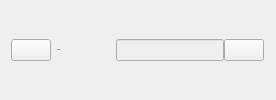
        <widget class="QWidget" name="topHeader" native="true">
         <property name="minimumSize">
          <size>
           <width>0</width>
           <height>0</height>
          </size>
         </property>
         <property name="styleSheet">
          <string notr="true"/>
         </property>
         <layout class="QHBoxLayout" name="horizontalLayout_6">
          <property name="rightMargin">
           <number>0</number>
          </property>
          <item>
           <widget class="QPushButton" name="toggleMenu">
            <property name="text">
             <string/>
            </property>
            <property name="icon">
             <iconset resource="assets/resourse.qrc">
              <normaloff>:/icons/icons/menu-burger.png</normaloff>:/icons/icons/menu-burger.png</iconset>
            </property>
            <property name="iconSize">
             <size>
              <width>20</width>
              <height>20</height>
             </size>
            </property>
            <property name="checkable">
             <bool>true</bool>
            </property>
           </widget>
          </item>
          <item>
           <widget class="QLabel" name="label_28">
            <property name="font">
             <font>
              <pointsize>-1</pointsize>
              <weight>50</weight>
              <italic>false</italic>
              <bold>false</bold>
             </font>
            </property>
            <property name="text">
             <string>Reports</string>
            </property>
           </widget>
          </item>
          <item>
           <spacer name="horizontalSpacer">
            <property name="orientation">
             <enum>Qt::Horizontal</enum>
            </property>
            <property name="sizeHint" stdset="0">
             <size>
              <width>40</width>
              <height>20</height>
             </size>
            </property>
           </spacer>
          </item>
          <item>
           <widget class="QWidget" name="searchBar" native="true">
            <property name="minimumSize">
             <size>
              <width>0</width>
              <height>0</height>
             </size>
            </property>
            <property name="styleSheet">
             <string notr="true"/>
            </property>
            <layout class="QHBoxLayout" name="horizontalLayout_22">
             <property name="spacing">
              <number>0</number>
             </property>
             <property name="topMargin">
              <number>1</number>
             </property>
             <property name="rightMargin">
              <number>12</number>
             </property>
             <property name="bottomMargin">
              <number>1</number>
             </property>
             <item>
              <widget class="QLineEdit" name="searchLine">
               <property name="enabled">
                <bool>false</bool>
               </property>
               <property name="text">
                <string/>
               </property>
               <property name="maxLength">
                <number>20</number>
               </property>
               <property name="dragEnabled">
                <bool>true</bool>
               </property>
               <property name="cursorMoveStyle">
                <enum>Qt::LogicalMoveStyle</enum>
               </property>
               <property name="clearButtonEnabled">
                <bool>false</bool>
               </property>
              </widget>
             </item>
             <item>
              <widget class="QPushButton" name="searchbtn">
               <property name="text">
                <string/>
               </property>
               <property name="icon">
                <iconset resource="assets/resourse.qrc">
                 <normaloff>:/icons/icons/search.png</normaloff>:/icons/icons/search.png</iconset>
               </property>
               <property name="iconSize">
                <size>
                 <width>20</width>
                 <height>20</height>
                </size>
               </property>
               <property name="checkable">
                <bool>true</bool>
               </property>
              </widget>
             </item>
            </layout>
           </widget>
          </item>
         </layout>
        </widget>
